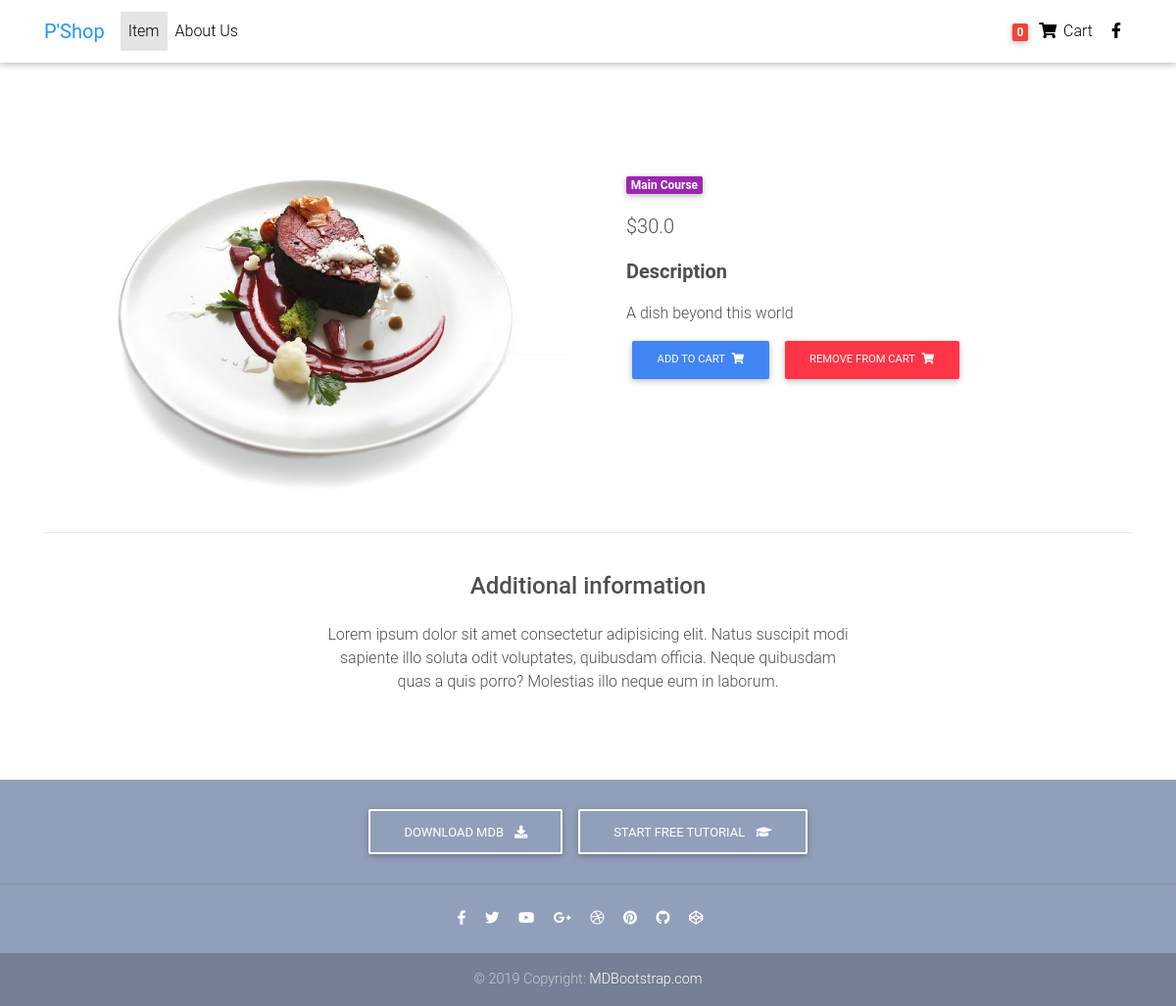
The app's page /order/product/le-Chatelle/ with its own data.
### Order/models.py (models this page shows, shortened)
class Item(models.Model):
    title = models.CharField(max_length=100)
    price = models.FloatField()
    discount_price = models.FloatField(blank=True, null=True)
    category = models.CharField(choices=CATEGORY_CHOICES, max_length=3)
    label =  models.CharField(choices=LABEL_CHOICES, max_length=1)
    slug = models.SlugField()
    description = models.TextField()
    image = models.ImageField()
    def get_add_to_cart_url(self):
        return reverse("add_to_cart", kwargs={
            'slug': self.slug
        })
    def get_remove_from_cart_url(self):
        return reverse("remove_from_cart", kwargs={
            'slug': self.slug
        })

### Order/views.py (the view)
# urls.py: path('product/<slug>/', ItemDetailView.as_view(), name='product'),
class ItemDetailView(DetailView):
    model = Item
    template_name = 'Order/product-page.html'

### Order/templatetags/cart_template_tags.py (called while the page is built)
@register.filter
def cart_item_count(user):
    if user.is_authenticated:
        qs = Order.objects.filter(user=user, ordered=False)
        if qs.exists():
            return qs[0].items.count()
    return 0

### Order/templates/Order/product-page.html (shortened to what this page needs)
{% load static %}
{% load cart_template_tags %}
<!DOCTYPE html>
<html lang="en">
<head>
  <link rel="stylesheet" href="https://use.fontawesome.com/releases/v5.11.2/css/all.css">
  <link href="{% static 'Order/css/bootstrap.min.css' %}" rel="stylesheet">
  <link href="{% static 'Order/css/mdb.min.css' %}" rel="stylesheet">
  <link href="{% static 'Order/css/style.min.css' %}" rel="stylesheet">
</head>
<body>
  <nav class="navbar fixed-top navbar-expand-lg navbar-light white scrolling-navbar">
    <div class="container">
      <a class="navbar-brand waves-effect" href="{% url 'index' %}" target="_self">
        <strong class="blue-text">P'Shop</strong>
      </a>
      <div class="collapse navbar-collapse" id="navbarSupportedContent">
        <ul class="navbar-nav mr-auto">
          <li class="nav-item active">
            <a class="nav-link waves-effect" href="{% url 'item_list' %}">Item
            </a>
          </li>
          <li class="nav-item">
            <a class="nav-link waves-effect" href="{% url 'about' %}" target="_blank">About Us</a>
          </li>
        </ul>
        <ul class="navbar-nav nav-flex-icons">
          <li class="nav-item">
            <a href="{% url 'order_summary' %}" class="nav-link waves-effect">
              <span class="badge red z-depth-1 mr-1">{{ request.user|cart_item_count }}</span>
              <i class="fas fa-shopping-cart"></i>
              <span class="clearfix d-none d-sm-inline-block"> Cart </span>
            </a>
          </li>
          <li class="nav-item">
            <a href="https://www.facebook.com/mdbootstrap" class="nav-link waves-effect" target="_blank">
              <i class="fab fa-facebook-f"></i>
            </a>
          </li>
        </ul>
      </div>
    </div>
  </nav>
  <div class="mt-5 pt-5">
    </div>
  <main class="mt-1 pt-1">
    <div class="container dark-grey-text mt-5">
      <div class="row wow fadeIn">
        <div class="col-md-6 mb-4">
          <img src="{{ object.image.url }}" class="img-fluid" alt="">
        </div>
        <div class="col-md-6 mb-4">
          <div class="p-4">
            <div class="mb-3">
              <a href="">
                <span class="badge purple mr-1">{{ object.get_category_display }}</span>
              </a>
            </div>
            <p class="lead">
              {% if object.discount_price %}
                <span class="mr-1">
                <del>{{ object.price }}</del>
                </span>
                <span>${{ object.discount_price }}</span>
                  {% else %}
                    <span>${{ object.price }}</span>
              {% endif %}
            </p>
            <p class="lead font-weight-bold">Description</p>
            <p>{{ object.description }}</p>
            <a class="btn btn-primary btn-md my-0 p" href="{{ object.get_add_to_cart_url }}" type="submit">Add to cart
              <i class="fas fa-shopping-cart ml-1"></i>
            </a>
            <a class="btn btn-danger btn-md my-0 p" href="{{ object.get_remove_from_cart_url }}" type="submit">Remove from Cart
              <i class="fas fa-shopping-cart ml-1"></i>
            </a>
          </div>
        </div>
      </div>
      <hr>
      <div class="row d-flex justify-content-center wow fadeIn">
        <div class="col-md-6 text-center">
          <h4 class="my-4 h4">Additional information</h4>
          <p>Lorem ipsum dolor sit amet consectetur adipisicing elit. Natus suscipit modi sapiente illo soluta odit
            voluptates,
            quibusdam officia. Neque quibusdam quas a quis porro? Molestias illo neque eum in laborum.</p>
        </div>
      </div>
      <div class="row wow fadeIn">
        <div class="col-lg-4 col-md-12 mb-4">
        </div>
        <div class="col-lg-4 col-md-6 mb-4">
        </div>
        <div class="col-lg-4 col-md-6 mb-4">
        </div>
      </div>
    </div>
  </main>
  <footer class="page-footer text-center font-small mt-4 wow fadeIn">
    <div class="pt-4">
      <a class="btn btn-outline-white" href="https://mdbootstrap.com/docs/jquery/getting-started/download/" target="_blank"
        role="button">Download MDB
        <i class="fas fa-download ml-2"></i>
      </a>
      <a class="btn btn-outline-white" href="https://mdbootstrap.com/education/bootstrap/" target="_blank" role="button">Start
        free tutorial
        <i class="fas fa-graduation-cap ml-2"></i>
      </a>
    </div>
    <hr class="my-4">
    <div class="pb-4">
      <a href="https://www.facebook.com/mdbootstrap" target="_blank">
        <i class="fab fa-facebook-f mr-3"></i>
      </a>
      <a href="https://twitter.com/MDBootstrap" target="_blank">
        <i class="fab fa-twitter mr-3"></i>
      </a>
      <a href="https://www.youtube.com/watch?v=7MUISDJ5ZZ4" target="_blank">
        <i class="fab fa-youtube mr-3"></i>
      </a>
      <a href="https://plus.google.com/u/0/b/107863090883699620484" target="_blank">
        <i class="fab fa-google-plus-g mr-3"></i>
      </a>
      <a href="https://dribbble.com/mdbootstrap" target="_blank">
        <i class="fab fa-dribbble mr-3"></i>
      </a>
      <a href="https://pinterest.com/mdbootstrap" target="_blank">
        <i class="fab fa-pinterest mr-3"></i>
      </a>
      <a href="https://github.com/mdbootstrap/bootstrap-material-design" target="_blank">
        <i class="fab fa-github mr-3"></i>
      </a>
      <a href="http://codepen.io/mdbootstrap/" target="_blank">
        <i class="fab fa-codepen mr-3"></i>
      </a>
    </div>
    <div class="footer-copyright py-3">
      © 2019 Copyright:
      <a href="https://mdbootstrap.com/education/bootstrap/" target="_blank"> MDBootstrap.com </a>
    </div>
  </footer>
</body>
</html>

### records on screen
Item: image (picture), category "Main Course", price "30.0", description "A dish beyond this world"

### other values on screen
{{ request.user|cart_item_count }} "0"
